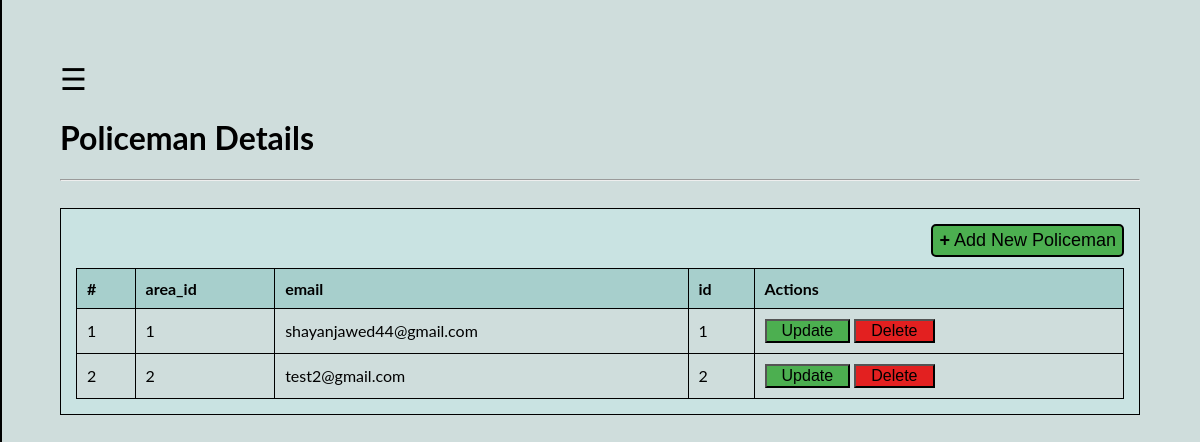
Page /Listing/Policelisting/ on the earlier database version.
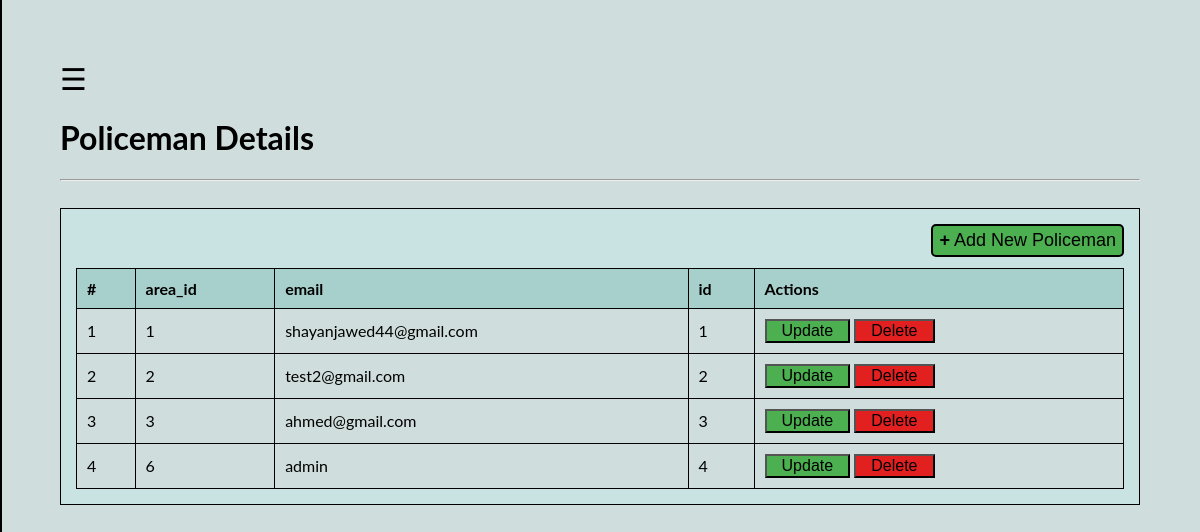
Same page on the later database version.
### policemans/models.py (models this page shows)
class policeman(models.Model):
    email = models.EmailField( max_length=254,null=False)
    password = models.TextField(null=False)
    area = models.OneToOneField(Area,on_delete=models.CASCADE)

### listings/views.py (the view)
# urls.py: path("Policelisting/",view = views.PoliceList,name = "Police List"),
def PoliceList(request):
    shared = Shared_Methods()
    Table_Head = shared.GetAllColumnNamesFromTable(policeman)
    Table_Head.reverse()
    Table_Head.pop(Table_Head.index("password"))
    dataList = list(policeman.objects.values("area_id","email","id"))
    context = {"list": dataList,"list2":Table_Head}
    return render(request, "admin/List/SignupList.html",context=context)

### shared/Shared_Methods.py (called while the page is built)
    def GetAllColumnNamesFromTable(self,Model):
        return [f.get_attname() for f in Model._meta.fields]

### TEMPLATES/admin/List/SignupList.html (shortened to what this page needs)
{% extends 'admin/List/Base.html' %}
{% block Title %}
Policeman
{% endblock %}
{% block AddTitle %}
Policeman
{% endblock %}
{% block TableHeads %}
{% for link in list2 %}
<th>{{link}}</th>
{% endfor %}
{% endblock %}
{% block TableBody %}
{% for link in list %}
<tr>
    <td>{{forloop.counter}}</td>
    <td>{{link.area_id}}</td>
    <td>{{link.email}}</td>
    <td>{{link.id}}</td>
    <td>
        <button accesskey={{link.id}} class="Update">Update</button>
        <button accesskey={{link.id}} class="Delete">Delete</button>
    </td>
</tr>
{% endfor %}
{% endblock %}

Differences in the rows shown:
added policeman: area_id "3", email "ahmed@gmail.com", id "3"
added policeman: area_id "6", email "admin", id "4"
